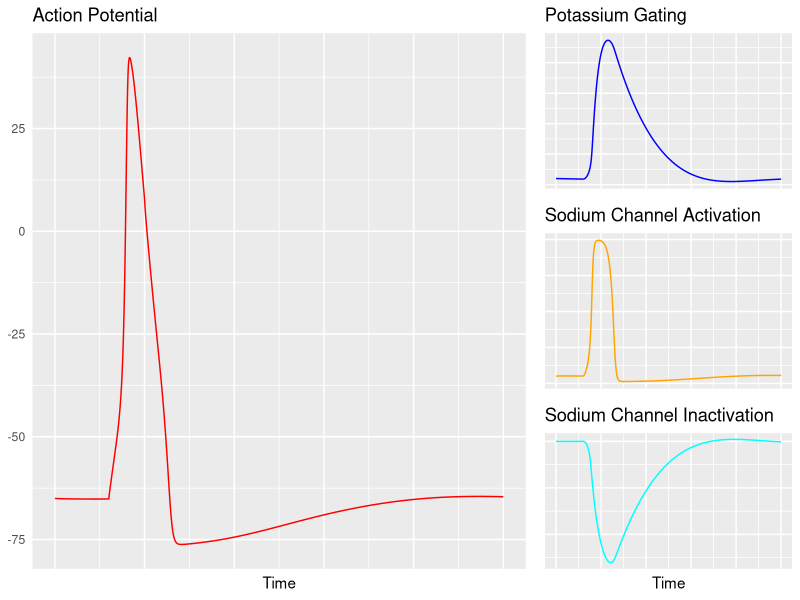
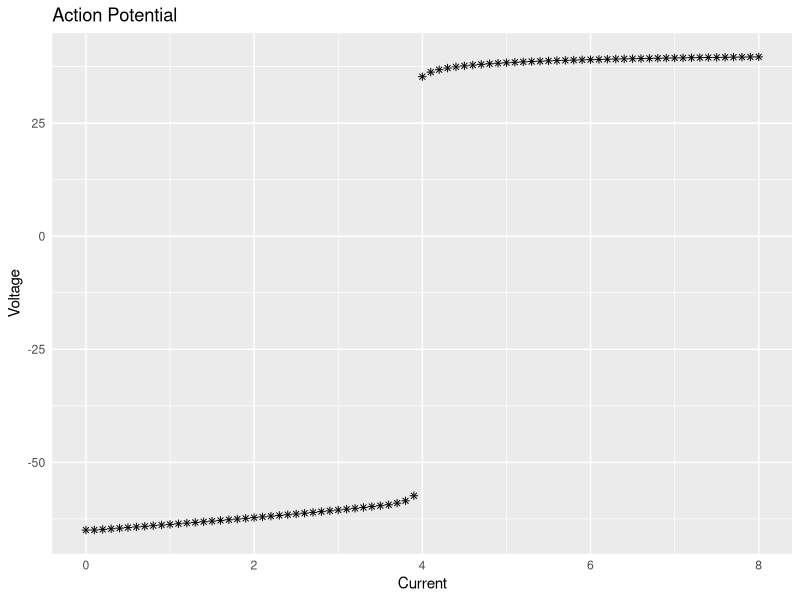
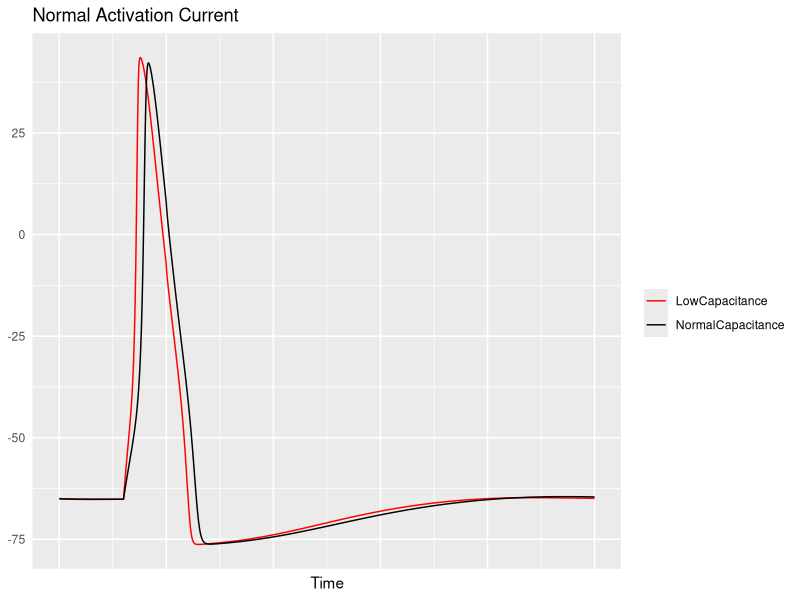
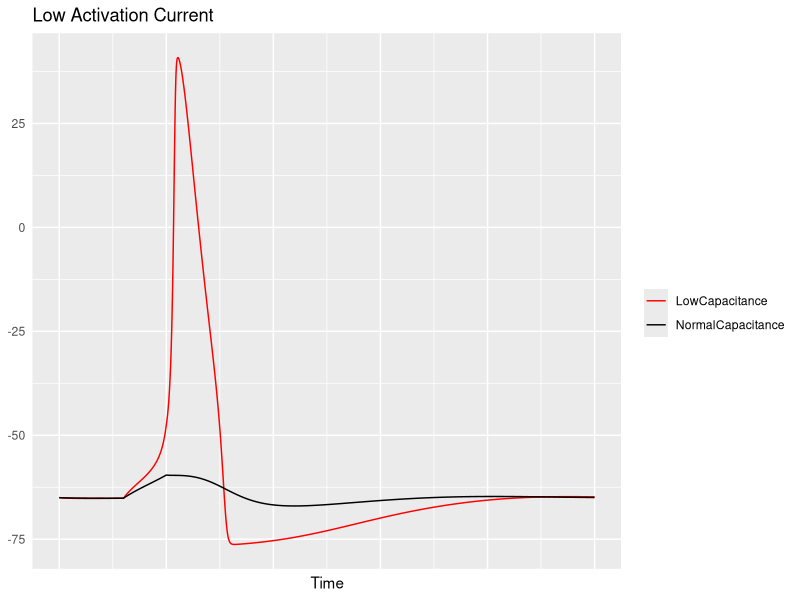

Generate these figures, in order, with R:
#MIT License
#Copyright (c) 2021 Octavio Gonzalez-Lugo 

#Permission is hereby granted, free of charge, to any person obtaining a copy
#of this software and associated documentation files (the "Software"), to deal
#in the Software without restriction, including without limitation the rights
#to use, copy, modify, merge, publish, distribute, sublicense, and/or sell
#copies of the Software, and to permit persons to whom the Software is
#furnished to do so, subject to the following conditions:
#The above copyright notice and this permission notice shall be included in all
#copies or substantial portions of the Software.
#THE SOFTWARE IS PROVIDED "AS IS", WITHOUT WARRANTY OF ANY KIND, EXPRESS OR
#IMPLIED, INCLUDING BUT NOT LIMITED TO THE WARRANTIES OF MERCHANTABILITY,
#FITNESS FOR A PARTICULAR PURPOSE AND NONINFRINGEMENT. IN NO EVENT SHALL THE
#AUTHORS OR COPYRIGHT HOLDERS BE LIABLE FOR ANY CLAIM, DAMAGES OR OTHER
#LIABILITY, WHETHER IN AN ACTION OF CONTRACT, TORT OR OTHERWISE, ARISING FROM,
#OUT OF OR IN CONNECTION WITH THE SOFTWARE OR THE USE OR OTHER DEALINGS IN THE
#SOFTWARE.
#@author: Octavio Gonzalez-Lugo

###############################################################################
# Loading packages 
###############################################################################

library(deSolve)
library(ggplot2)
library(gridExtra)
library(grid)
library(lattice)

###############################################################################
# Plot Functions
###############################################################################

MakeActionPotentialPlot<-function(inputData,PlotTitle){
  #Returns a ggplot
  #inputData  -> model data
  #ColumNames -> Names for the columns in the data
  #PlotTitle  -> Title for the plot
  ModelData<-inputData
  
  graphActionPotential<-ggplot(data=ModelData,aes(x=Time,y=ActionPotential,color="ActionPotential"))+geom_line()+
    labs(title="Action Potential")+
    scale_color_manual(values=c("ActionPotential"="red"))+
    theme(axis.title.y = element_blank(),axis.text.y = element_text(),
          axis.ticks.y = element_blank(),axis.text.x = element_blank(),
          axis.ticks.x = element_blank(),legend.position = "none")
  
  graphPotassiumGating<-ggplot(data=ModelData,aes(x=Time,y=PotassiumGating,color="PotassiumGating"))+geom_line()+
    labs(title="Potassium Gating")+
    scale_color_manual(values=c("PotassiumGating"="blue"))+
    theme(axis.title.y = element_blank(),axis.text.y = element_blank(),
          axis.ticks.y = element_blank(),axis.text.x = element_blank(),
          axis.ticks.x = element_blank(),axis.title.x = element_blank(),
          legend.position = "none")
  
  graphSodiumActivation<-ggplot(data=ModelData,aes(x=Time,y=SodiumChannelActivation,color="SodiumChannelActivation"))+geom_line()+
    labs(title="Sodium Channel Activation")+
    scale_color_manual(values=c("SodiumChannelActivation"="orange"))+
    theme(axis.title.y = element_blank(),axis.text.y = element_blank(),
          axis.ticks.y = element_blank(),axis.text.x = element_blank(),
          axis.ticks.x = element_blank(),axis.title.x = element_blank(),
          legend.position = "none")
  
  graphSodiumInactivation<-ggplot(data=ModelData,aes(x=Time,y=SodiumChannelInactivation,color="SodiumChannelInactivation"))+geom_line()+
    labs(title="Sodium Channel Inactivation")+
    scale_color_manual(values=c("SodiumChannelInactivation"="cyan"))+
    theme(axis.title.y = element_blank(),axis.text.y = element_blank(),
          axis.ticks.y = element_blank(),axis.text.x = element_blank(),
          axis.ticks.x = element_blank(),legend.position = "none")
  
  gridarrange<-rbind(c(1,1,2),c(1,1,3),c(1,1,4))
  graphContainer<-grid.arrange(graphActionPotential,graphPotassiumGating,graphSodiumActivation,graphSodiumInactivation, layout_matrix=gridarrange)
  show(graphContainer)
}

###############################################################################
#Solver function
###############################################################################

solveModel<- function(Model,InitialConditions,ModelParameters,ColumnNames,MinMax){
  #Solves numerically an ODE system model,returns a formated dataframe
  #Model             -> function, Model to be solved
  #InitialConditions -> list, Initial conditions for the ODE system 
  #ModelParameters   -> list, Parameters of the ODE model 
  #ColumnNames       -> list, names of the columns for the dataframe 
  #MinMax            -> bool, controlls if a minmax normalization is applied to the data. 
  times <- seq(0, 25, by = 0.01)
  out <- ode(InitialConditions,times,Model,ModelParameters,method="rk4")
  if (MinMax){
    dims<-dim(out)
    for (k in 2:dims[2]){
      out[,k]<-MinMaxNormalization(out[,k])
    }
  }
  ModelData<-data.frame(out)
  colnames(ModelData)<-ColumnNames
  ModelData
}

###############################################################################
#Models
###############################################################################

AlphaN<-function(v){
  up<-0.01*(v+55)
  down<-1-exp(-(v+55)/10)
  an<-up/down
  an
}

BetaN<-function(v){
  bn<-0.125*exp(-(v+65)/80)
  bn
}

AlphaM<-function(v){
  up<-0.1*(v+40)
  down<-1-exp(-(v+40)/10)
  am<-up/down
  am
}

BetaM<-function(v){
  bm<-4*exp(-(v+65)/18)
  bm
}

AlphaH<-function(v){
  ah<-0.07*exp(-(v+65)/20)
  ah
}

BetaH<-function(v){
  down<-1+exp(-(v+35)/10)
  bh<-1/down
  bh
}

Im<-function(t,Impulse){
  responce<-0
  if(t<5 & t>3){
    responce<-Impulse
  }
  else{
    responce<-0
  }
  responce
}

ActionPotentialModel <- function(t,Y,params){
  
  #Simple organic matter decomposition model 
  #t      -> integration time value 
  # 
  #Y      -> list Values for the function to be evaluated 
  #          Y[1]     -> Potassium channel gating 
  #          Y[2]     -> Sodium channel activation 
  #          Y[3]     -> Sodium channel inactivation
  #          Y[4]     -> Action Potential
  #
  #params -> Parameters of the ODE system model 
  #         gk      -> Postassium (K) maximum conductances
  #         Vk      -> Postassium (K) Nernst reversal potentials
  #         gna     -> Sodium (Na) maximum conductances
  #         Vna     -> Sodium (Na) Nernst reversal potentials
  #         gl      -> Leak maximum conductances
  #         Vl      -> Leak Nernst reversal potentials
  #         Cm      -> membrane capacitance
  #         imp     -> External Current
  #    
  
  with(as.list(c(Y,params)),{
    
    dndt=AlphaN(Y[4])*(1-Y[1])-BetaN(Y[4])*Y[1]
    dmdt=AlphaM(Y[4])*(1-Y[2])-BetaM(Y[4])*Y[2]
    dhdt=AlphaH(Y[4])*(1-Y[3])-BetaH(Y[4])*Y[3]
  
    dvdt=(Im(t,imp)-gk*(Y[1]**4)*(Y[4]-Vk)-gna*(Y[2]**3)*Y[3]*(Y[4]-Vna)-gl*(Y[4]-Vl))/Cm
    
    list(c(dndt,dmdt,dhdt,dvdt))
  })
}

params <- c(gk=36,Vk=-77,gna=120,Vna=50,gl=0.3,Vl=-54.387,Cm=1,imp=35)
Y <- c(0.32,0.05,0.6,-65)

columnNames<-c("Time","PotassiumGating","SodiumChannelActivation","SodiumChannelInactivation","ActionPotential")
ActionPotentialData<-solveModel(ActionPotentialModel,Y,params,columnNames,FALSE)
MakeActionPotentialPlot(ActionPotentialData,"Action Potential")

###############################################################################
#All or nothing character of the action potential 
###############################################################################

k<-1
Impulses<-seq(0, 8, by = 0.1)
maxVoltages<-rep(0,length(Impulses))

for (val in Impulses){
  localParams<-c(gk=36,Vk=-77,gna=120,Vna=50,gl=0.3,Vl=-54.387,Cm=1,imp=val)
  localData<-solveModel(ActionPotentialModel,Y,localParams,columnNames,FALSE)
  maxVoltages[k]<-max(localData$ActionPotential)
  k<-k+1
}

IVData<-Container<-matrix(0,length(Impulses),2)
IVData[,1]<-Impulses
IVData[,2]<-maxVoltages
IVData<-data.frame(IVData)
colnames(IVData)<-c("Current","Voltage")


graphIV<-ggplot(data=IVData,aes(x=Current,y=Voltage,color="Voltage"))+geom_point(shape=8)+
  labs(title="Action Potential")+
  scale_color_manual(values=c("Voltage"="black"))+
  theme(axis.text.y = element_text(),axis.ticks.y = element_blank(),
        axis.text.x = element_text(),axis.ticks.x = element_blank(),
        legend.position = "none")

show(graphIV)

###############################################################################
#Membrane changes 
###############################################################################

MakeVoltagePlot<-function(ModelData,Title){
  graphActionPotential<-ggplot(data=ModelData,aes(x=Time,y=LowCapacitance,color="LowCapacitance"))+geom_line()+
    geom_line(aes(y=NormalCapacitance,color="NormalCapacitance"))+
    labs(title=Title,color="")+
    scale_color_manual(values=c("LowCapacitance"="red","NormalCapacitance"="black"))+
    theme(axis.title.y = element_blank(),axis.text.y = element_text(),
          axis.ticks.y = element_blank(),axis.text.x = element_blank(),
          axis.ticks.x = element_blank())
  show(graphActionPotential)
}

makeComparisonDataFrame <- function(Capacitance,current){
  params <- c(gk=36,Vk=-77,gna=120,Vna=50,gl=0.3,Vl=-54.387,Cm=Capacitance[1],imp=current)
  Y <- c(0.32,0.05,0.6,-65)
  columnNames<-c("Time","PotassiumGating","SodiumChannelActivation","SodiumChannelInactivation","ActionPotential")
  lowCapacitance<-solveModel(ActionPotentialModel,Y,params,columnNames,FALSE)
  
  params <- c(gk=36,Vk=-77,gna=120,Vna=50,gl=0.3,Vl=-54.387,Cm=Capacitance[2],imp=current)
  Y <- c(0.32,0.05,0.6,-65)
  columnNames<-c("Time","PotassiumGating","SodiumChannelActivation","SodiumChannelInactivation","ActionPotential")
  normalCapacitance<-solveModel(ActionPotentialModel,Y,params,columnNames,FALSE)
  
  capacitanceDF <- data.frame(lowCapacitance$Time,lowCapacitance$ActionPotential,normalCapacitance$ActionPotential)
  colnames(capacitanceDF)<-c("Time","LowCapacitance","NormalCapacitance")
  capacitanceDF
}

comparisonCapacitance<- makeComparisonDataFrame(c(0.5,1),35)

MakeVoltagePlot(comparisonCapacitance,"Normal Activation Current")

comparisonImpulse<- makeComparisonDataFrame(c(0.5,1),3.5)

MakeVoltagePlot(comparisonImpulse,"Low Activation Current")
